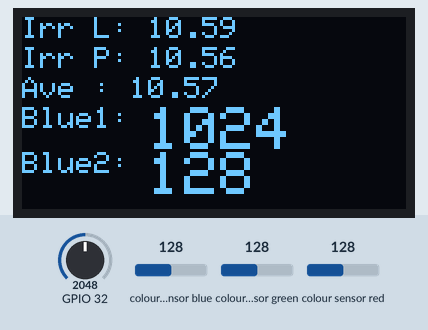
Bench run of a sketch on a simulated ESP32. Parts: 128×64 one-colour display. The test bench sets the inputs (shaded band); at power-on: colour sensor blue 128, GPIO 32 = 2048, colour sensor green 128, colour sensor red 128.

Above: at 1.8 s.
1.9 s: colour sensor blue set to 5
At 3.0 s:
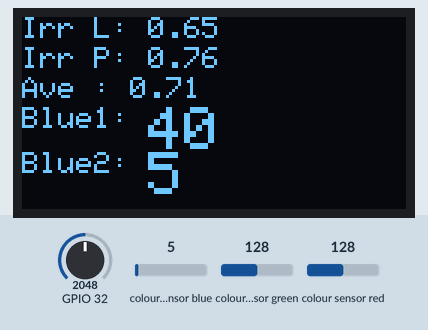
3.9 s: GPIO 32 set to 1030
5.5 s: GPIO 32 set to 936
At 6.4 s:
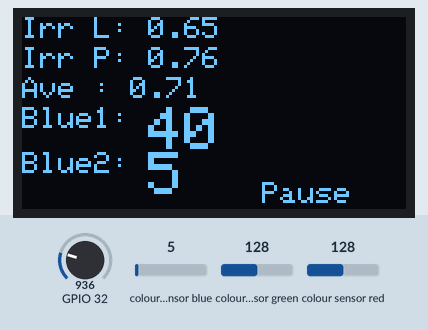
7.0 s: GPIO 32 set to 1040
At 8.1 s:
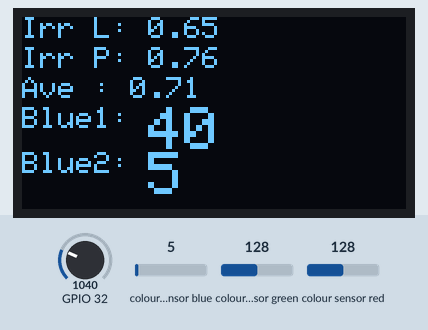
9.1 s: colour sensor blue set to 64
At 11.3 s:
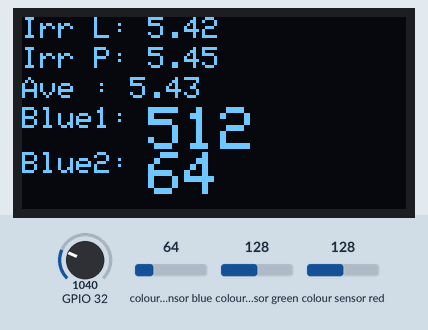
11.6 s: colour sensor blue set to 191
At 13.4 s:
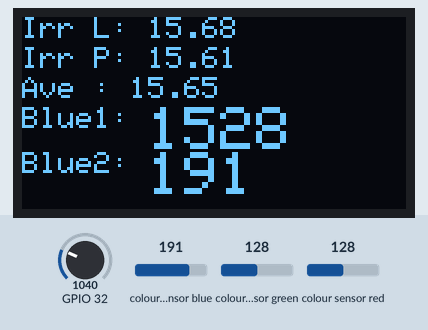
Timing chart, 0 to 14.9 s (numbered marks = the images above; inputs shaded):
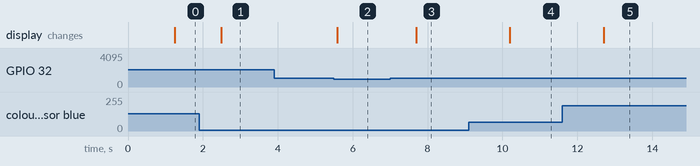

The sketch:

BlueLight2.ino
```cpp
#include <Wire.h>
#include "Adafruit_TCS34725.h"
#include <Adafruit_GFX.h>
#include <Adafruit_SSD1306.h>
#include <SPI.h>
#include <driver/adc.h>

#define SCREEN_WIDTH 128 // OLED display width, in pixels
#define SCREEN_HEIGHT 64 // OLED display height, in pixels
#define OLED_RESET     -1 // Reset pin # (or -1 if sharing Arduino reset pin)
#define SCREEN_ADDRESS 0x3C ///< See datasheet for Address; 0x3D for 128x64, 0x3C for 128x32
Adafruit_SSD1306 display(SCREEN_WIDTH, SCREEN_HEIGHT, &Wire, OLED_RESET);

Adafruit_TCS34725 tcs = Adafruit_TCS34725(TCS34725_INTEGRATIONTIME_50MS, TCS34725_GAIN_1X);

bool Pause = 0;

void setup() {
  Serial.begin(9600);

  adc1_config_width(ADC_WIDTH_BIT_12);
  adc1_config_channel_atten(ADC1_CHANNEL_4, ADC_ATTEN_DB_11);

  if (tcs.begin()) {
    //Serial.println("Found sensor");
  } else {
    Serial.println("No TCS34725 found ... check your connections");
    while (1); // halt!
  }

  if(!display.begin(SSD1306_SWITCHCAPVCC, SCREEN_ADDRESS)) {
    Serial.println(F("SSD1306 allocation failed"));
    for(;;); // Don't proceed, loop forever
  }
  display.clearDisplay();
}

void loop() {
  //  float red, green, blue;

  //  tcs.setInterrupt(false);  // turn on LED
  //  delay(60);  // takes 50ms to read
  //
  //  tcs.getRGB(&red, &green, &blue);
  //
  //  tcs.setInterrupt(true);  // turn off LED
  //
  //  Serial.print("R:\t"); Serial.print(int(red));
  //  Serial.print("\tG:\t"); Serial.print(int(green));
  //  Serial.print("\tB:\t"); Serial.print(int(blue));

  //  Serial.print("\t");

  //  Serial.print((int)red, HEX); Serial.print((int)green, HEX); Serial.print((int)blue, HEX);
  //Serial.println(adc1_get_raw((adc1_channel_t)4));

  if ((adc1_get_raw((adc1_channel_t)4)) > 1000){
    Pause = !Pause;
    delay(500);
  }

  if (!Pause) {
    uint16_t red, green, blue, clear;
    float red2, green2, blue2;

    tcs.setInterrupt(false);  // turn on LED

    delay(60);  // takes 50ms to read

    tcs.getRawData(&red, &green, &blue, &clear);
    tcs.getRGB(&red2, &green2, &blue2);

    tcs.setInterrupt(true);  // turn off LED
    //float irr_L = (0.001*int(blue)) + 0.3559;
    //float irr_L = 0.0011*int(blue) + 0.1497;
    //float irr_L = 0.001*int(blue) + 0.126;  //So far best
    //float irr_L = 0.0012*int(blue) - 0.0381;
    float irr_L = 0.0101*int(blue) + 0.2461; // 25/11/2024

    //float irr_L = 0.0041*int(blue) + 0.0842; //Gain 1X

    //double irr_P =  ((-2.0e-7)*pow(int(blue),2)) + (0.0019*(int(blue))) - 0.0418;
    //double irr_P = ((-2.0e-7)*pow(int(blue),2)) + (0.0015*(int(blue))) + 0.03018;
    //double irr_P = ((-6.0e-08)*pow(int(blue),2)) + (0.0012*(int(blue))) + 0.0338; //so far best
    //double irr_P = ((5.0e-08)*pow(int(blue),2)) + (0.0009*(int(blue))) + 0.17;
    double irr_P = ((5.0e-8)*pow(int(blue),2)) + (0.0099*(int(blue))) + 0.3683; // 25/11/2024

    //Serial.print("C: "); Serial.print(int(clear));
    //Serial.print("R: "); Serial.print(int(red));
    //Serial.print("G: "); Serial.print(int(green));
    //Serial.print(", B: "); Serial.print(int(blue));
    //Serial.print(", Irrediance L: "); Serial.print(irr_L);
    //Serial.print(", Irrediance P: "); Serial.print(irr_P);
    //Serial.println();

    display.clearDisplay();

    display.setTextSize(1);
    display.setTextColor(SSD1306_WHITE);

    display.setCursor(0, 0);
    display.print("Irr L: ");
    display.println(irr_L);

    display.setCursor(0, 10);
    display.print("Irr P: ");
    display.println(irr_P);

    display.setCursor(0, 20);
    display.print("Ave : ");
    display.println((irr_P + irr_L)/2);

    display.setTextSize(1);
    display.setCursor(0,30);
    display.print("Blue1: ");
    display.setTextSize(2);
    display.println(int(blue));

    display.setTextSize(1);
    display.setCursor(0,45);
    display.print("Blue2: ");
    display.setTextSize(2);
    display.print(int(blue2));
    display.display();      // Show initial text
    delay(40);
  }
  else{
    display.display();      // Show initial text
    display.setTextSize(1);
    display.setCursor(80,55);
    display.print("Pause");
  }
}
```

Measured:
- the behaviour switches between 1001 and 1000 on GPIO 32 (found by bisection; images 1 and 2)
- after the input at 1.9 s, the display: changes after 0.59 s (image 1)
- after the input at 3.9 s, every drawn part: stays the same
- after the input at 5.5 s, the display: changes after 0.09 s (image 2)
- after the input at 7.0 s, the display: changes after 0.69 s (image 3)
- after the input at 9.1 s, the display: changes after 1.1 s (image 4)
- after the input at 11.6 s, the display: changes after 1.1 s (image 5)
